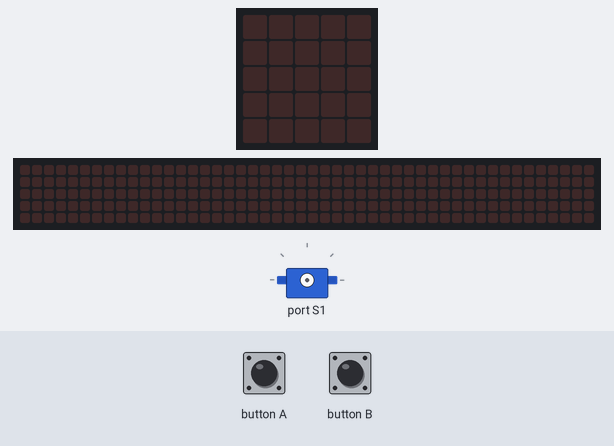
Recording of a program running on a simulated BBC micro:bit (MakeCode). On the bench: servo, the board's 5×5 LED display, a strip that is not on the board, showing the scrolling text unrolled. Inputs (shaded band) come from the test bench. The 48×5 strip is a reading aid, not a part: it shows the text the display is scrolling, unrolled, one strip-width of it at a time.

Above: at 1.2 s.
1.3 s: button A pressed for 0.15 s
At 3.92 s:
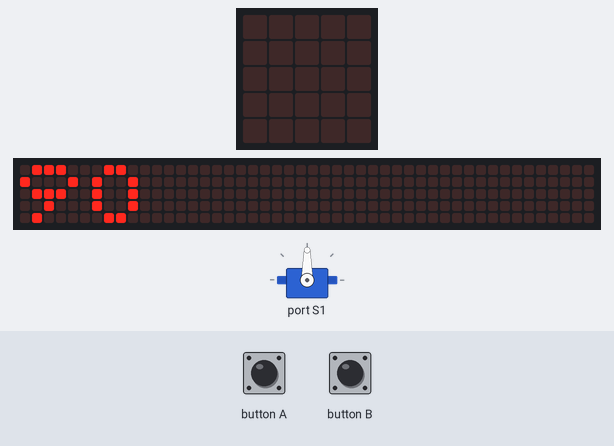
4.3 s: button B pressed for 0.15 s
At 4.8 s:
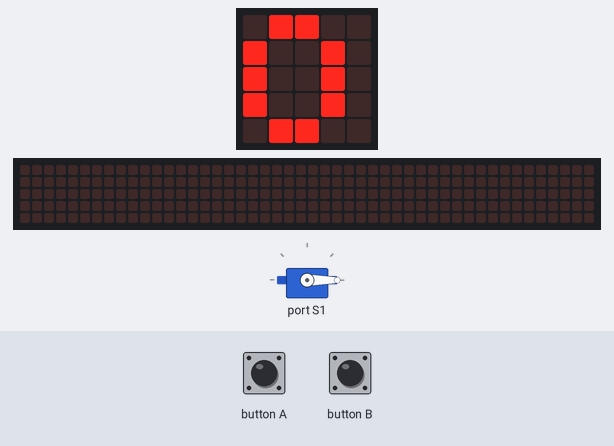
5.9 s: button A pressed for 0.15 s
At 6.12 s:
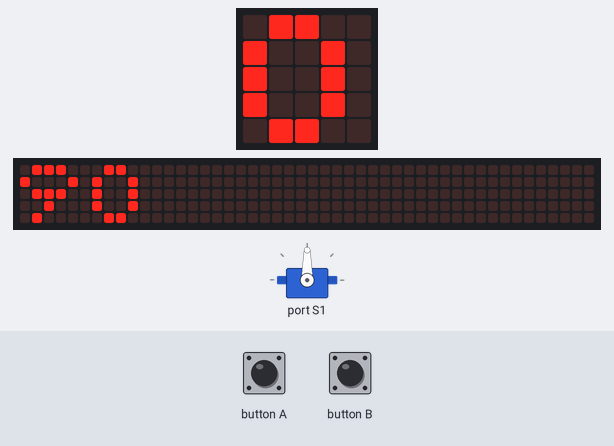
Timing chart, 0 to 8.9 s (numbered marks = the images above; inputs shaded):
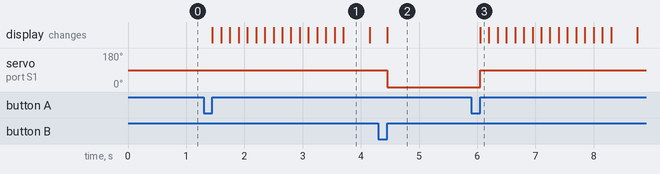

Measured:
- after the input at 1.3 s, the display: changes after 0.15 s (image 1)
- after the input at 4.3 s, servo on port S1: 90° → 0° after 0.15 s; the display: changes after 0.15 s (image 2)
- after the input at 5.9 s, servo on port S1: 0° → 90° after 0.15 s; the display: changes after 0.15 s (image 3)
- what the display in image 1 shows lasts 0.5 s, from 3.7 s to 4.2 s

The program:

main.ts
```typescript
input.onButtonPressed(Button.A, function () {
    maqueen.servoRun(maqueen.Servos.S1, 90)
    basic.showNumber(90)
})
input.onButtonPressed(Button.B, function () {
    maqueen.servoRun(maqueen.Servos.S1, 0)
    basic.showNumber(0)
})
basic.forever(function () {

})
```

test.ts
```typescript
// aquí va el archivo "tests"; esto no se compilará cuando este paquete se utilice como una extensión.
```
